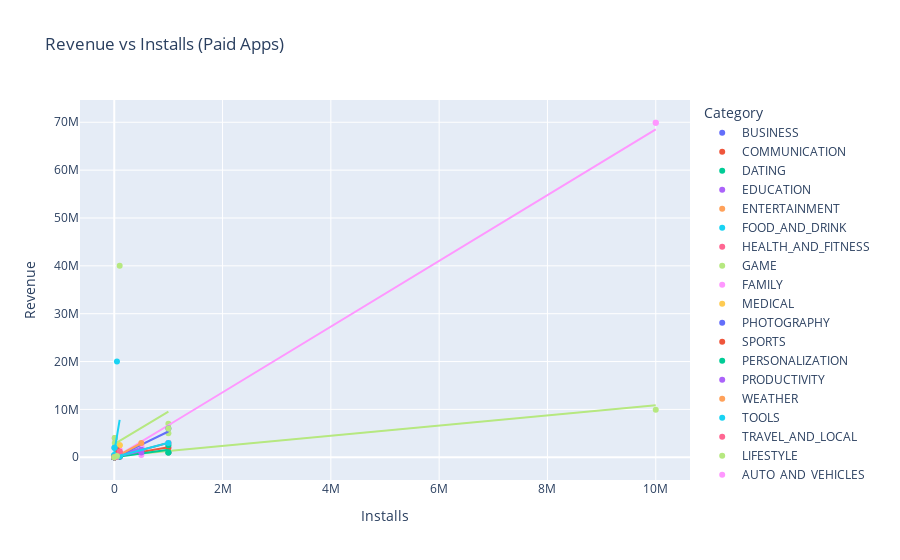

Write notebook code for a chart like this one.
### Code cell
#scatter plot
plt.figure(figsize=(14, 8))
sns.set(style="whitegrid")

fig1 = px.scatter(
    paid_apps ,
    x='Installs',
    y='Revenue',
    color='Category',
    title='Revenue vs Installs (Paid Apps)',
    trendline="ols"
)
fig1.show()
fig1.write_image("images/scatter_plot.png", format="png")

### Figure 1 — Plotly figure (JSON) as saved in the notebook; plotly's stock layout.template omitted (floating-point values rounded to 4 significant figures; data arrays with more than 128 entries replaced by an {"elided": "..."} marker saying what was removed)
{"data": [{"hovertemplate": "Category=BUSINESS<br>Installs=%{x}<br>Revenue=%{y}<extra></extra>", "legendgroup": "BUSINESS", "marker": {"color": "#636efa", "symbol": "circle"}, "mode": "markers", "name": "BUSINESS", "orientation": "v", "showlegend": true, "type": "scatter", "x": [100000, 100000, 500, 1000, 10000, 1000, 50, 10, 100], "xaxis": "x", "y": [499000, 499000, 8995, 3990, 29900.0, 4990, 449.5, 24.9, 1299], "yaxis": "y"}, {"hovertemplate": "<b>OLS trendline</b><br>Revenue = 4.99809 * Installs + -1693.85<br>R<sup>2</sup>=0.998879<br><br>Category=BUSINESS<br>Installs=%{x}<br>Revenue=%{y} <b>(trend)</b><extra></extra>", "legendgroup": "BUSINESS", "marker": {"color": "#636efa", "symbol": "circle"}, "mode": "lines", "name": "BUSINESS", "showlegend": false, "type": "scatter", "x": [10, 50, 100, 500, 1000, 1000, 10000, 100000, 100000], "xaxis": "x", "y": [-1644.0, -1444.0, -1194.0, 805.2, 3304.0, 3304.0, 48290.0, 498100.0, 498100.0], "yaxis": "y"}, {"hovertemplate": "Category=COMMUNICATION<br>Installs=%{x}<br>Revenue=%{y}<extra></extra>", "legendgroup": "COMMUNICATION", "marker": {"color": "#EF553B", "symbol": "circle"}, "mode": "markers", "name": "COMMUNICATION", "orientation": "v", "showlegend": true, "type": "scatter", "x": [100000, 500, 10000, 500, 500, 1000000, 100, 1000, 100, 100, 5000, 100, 100, 10000, 5000, 1000, 100000, 5000, 100000, 10000, 10000, 1000], "xaxis": "x", "y": [399000, 1995, 49900, 495, 2495, 2990000, 149, 990, 149, 149, 24950, 99, 149, 29900.0, 4950, 2490, 290000, 7450, 399000, 29900.0, 9900, 2990], "yaxis": "y"}, {"hovertemplate": "<b>OLS trendline</b><br>Revenue = 2.99834 * Installs + 7698.29<br>R<sup>2</sup>=0.997702<br><br>Category=COMMUNICATION<br>Installs=%{x}<br>Revenue=%{y} <b>(trend)</b><extra></extra>", "legendgroup": "COMMUNICATION", "marker": {"color": "#EF553B", "symbol": "circle"}, "mode": "lines", "name": "COMMUNICATION", "showlegend": false, "type": "scatter", "x": [100, 100, 100, 100, 100, 500, 500, 500, 1000, 1000, 1000, 5000, 5000, 5000, 10000, 10000, 10000, 10000, 100000, 100000, 100000, 1000000], "xaxis": "x", "y": [7998.0, 7998.0, 7998.0, 7998.0, 7998.0, 9197.0, 9197.0, 9197.0, 10700.0, 10700.0, 10700.0, 22690.0, 22690.0, 22690.0, 37680.0, 37680.0, 37680.0, 37680.0, 307500.0, 307500.0, 307500.0, 3006000.0], "yaxis": "y"}, {"hovertemplate": "Category=DATING<br>Installs=%{x}<br>Revenue=%{y}<extra></extra>", "legendgroup": "DATING", "marker": {"color": "#00cc96", "symbol": "circle"}, "mode": "markers", "name": "DATING", "orientation": "v", "showlegend": true, "type": "scatter", "x": [10000, 1000, 100, 10000], "xaxis": "x", "y": [39900, 6990, 799, 39900], "yaxis": "y"}, {"hovertemplate": "<b>OLS trendline</b><br>Revenue = 3.82396 * Installs + 1725.86<br>R<sup>2</sup>=0.997114<br><br>Category=DATING<br>Installs=%{x}<br>Revenue=%{y} <b>(trend)</b><extra></extra>", "legendgroup": "DATING", "marker": {"color": "#00cc96", "symbol": "circle"}, "mode": "lines", "name": "DATING", "showlegend": false, "type": "scatter", "x": [100, 1000, 10000, 10000], "xaxis": "x", "y": [2108.0, 5550.0, 39970.0, 39970.0], "yaxis": "y"}, {"hovertemplate": "Category=EDUCATION<br>Installs=%{x}<br>Revenue=%{y}<extra></extra>", "legendgroup": "EDUCATION", "marker": {"color": "#ab63fa", "symbol": "circle"}, "mode": "markers", "name": "EDUCATION", "orientation": "v", "showlegend": true, "type": "scatter", "x": [1000, 1000, 500000, 100000], "xaxis": "x", "y": [3990, 5990, 1995000, 399000], "yaxis": "y"}, {"hovertemplate": "<b>OLS trendline</b><br>Revenue = 3.98823 * Installs + 765.639<br>R<sup>2</sup>=0.999999<br><br>Category=EDUCATION<br>Installs=%{x}<br>Revenue=%{y} <b>(trend)</b><extra></extra>", "legendgroup": "EDUCATION", "marker": {"color": "#ab63fa", "symbol": "circle"}, "mode": "lines", "name": "EDUCATION", "showlegend": false, "type": "scatter", "x": [1000, 1000, 100000, 500000], "xaxis": "x", "y": [4754.0, 4754.0, 399600.0, 1995000.0], "yaxis": "y"}, {"hovertemplate": "Category=ENTERTAINMENT<br>Installs=%{x}<br>Revenue=%{y}<extra></extra>", "legendgroup": "ENTERTAINMENT", "marker": {"color": "#FFA15A", "symbol": "circle"}, "mode": "markers", "name": "ENTERTAINMENT", "orientation": "v", "showlegend": true, "type": "scatter", "x": [100000, 100000], "xaxis": "x", "y": [499000, 299000], "yaxis": "y"}, {"hovertemplate": "<b>OLS trendline</b><br>Revenue = 3.99<br>R<sup>2</sup>=0.000000<br><br>Category=ENTERTAINMENT<br>Installs=%{x}<br>Revenue=%{y} <b>(trend)</b><extra></extra>", "legendgroup": "ENTERTAINMENT", "marker": {"color": "#FFA15A", "symbol": "circle"}, "mode": "lines", "name": "ENTERTAINMENT", "showlegend": false, "type": "scatter", "x": [100000, 100000], "xaxis": "x", "y": [399000.0, 399000.0], "yaxis": "y"}, {"hovertemplate": "Category=FOOD_AND_DRINK<br>Installs=%{x}<br>Revenue=%{y}<extra></extra>", "legendgroup": "FOOD_AND_DRINK", "marker": {"color": "#19d3f3", "symbol": "circle"}, "mode": "markers", "name": "FOOD_AND_DRINK", "orientation": "v", "showlegend": true, "type": "scatter", "x": [10000, 50000], "xaxis": "x", "y": [34900, 249500], "yaxis": "y"}, {"hovertemplate": "<b>OLS trendline</b><br>Revenue = 5.365 * Installs + -18750<br>R<sup>2</sup>=1.000000<br><br>Category=FOOD_AND_DRINK<br>Installs=%{x}<br>Revenue=%{y} <b>(trend)</b><extra></extra>", "legendgroup": "FOOD_AND_DRINK", "marker": {"color": "#19d3f3", "symbol": "circle"}, "mode": "lines", "name": "FOOD_AND_DRINK", "showlegend": false, "type": "scatter", "x": [10000, 50000], "xaxis": "x", "y": [34900.0, 249500], "yaxis": "y"}, {"hovertemplate": "Category=HEALTH_AND_FITNESS<br>Installs=%{x}<br>Revenue=%{y}<extra></extra>", "legendgroup": "HEALTH_AND_FITNESS", "marker": {"color": "#FF6692", "symbol": "circle"}, "mode": "markers", "name": "HEALTH_AND_FITNESS", "orientation": "v", "showlegend": true, "type": "scatter", "x": [100000, 10000, 100000, 50000, 50000, 50000, 1000, 100000, 1000, 10000, 1000], "xaxis": "x", "y": [299000, 39900, 299000, 99500, 149500, 99500, 1990, 349000, 4990, 69900, 7990], "yaxis": "y"}, {"hovertemplate": "<b>OLS trendline</b><br>Revenue = 3.00428 * Installs + -68.6897<br>R<sup>2</sup>=0.944420<br><br>Category=HEALTH_AND_FITNESS<br>Installs=%{x}<br>Revenue=%{y} <b>(trend)</b><extra></extra>", "legendgroup": "HEALTH_AND_FITNESS", "marker": {"color": "#FF6692", "symbol": "circle"}, "mode": "lines", "name": "HEALTH_AND_FITNESS", "showlegend": false, "type": "scatter", "x": [1000, 1000, 1000, 10000, 10000, 50000, 50000, 50000, 100000, 100000, 100000], "xaxis": "x", "y": [2936.0, 2936.0, 2936.0, 29970.0, 29970.0, 150100.0, 150100.0, 150100.0, 300400.0, 300400.0, 300400.0], "yaxis": "y"}, {"hovertemplate": "Category=GAME<br>Installs=%{x}<br>Revenue=%{y}<extra></extra>", "legendgroup": "GAME", "marker": {"color": "#B6E880", "symbol": "circle"}, "mode": "markers", "name": "GAME", "orientation": "v", "showlegend": true, "type": "scatter", "x": [100000, 100000, 100000, 100000, 100000, 100000, 100000, 100000, 100000, 100, 1000, 10000000, 10000, 1000, 10000, 1000, 1000, 5000, 10000, 50000, 100000, 100000, 10000, 1000, 50000, 1000000, 500000, 1000, 100000, 50000, 10000, 1000, 1000000, 100000, 100000, 100000, 1, 1000, 50000, 10000, 500, 100, 10000, 5000, 1000, 100000, 1000, 10000, 1000000, 100, 10, 50000, 10000, 1000, 100, 100000, 100, 1000000, 100000, 10000, 10000, 50, 1000000, 1000000, 1000000, 1000, 1000, 100000, 5000, 100000, 100000, 100, 100, 100000, 1000000, 1, 10000], "xaxis": "x", "y": [299000, 199000, 499000, 499000, 499000, 599000, 699000, 999000, 499000, 99, 1990, 9900000, 179900.0, 4990, 9900, 990, 2490, 9950, 49900, 99500, 199000, 499000, 49900, 1610, 49500, 990000, 995000, 3990, 99000, 99500, 49900, 990, 2990000, 299000, 299000, 299000, 1.49, 990, 249500, 79900, 2245, 1400, 19900, 34950, 6990, 299000, 3490, 49900, 6990000, 99, 9.9, 249500, 29900.0, 990, 449, 199000, 499, 4990000, 299000, 39900, 29900.0, 99.5, 990000, 990000, 990000, 990, 1990, 299000, 4950, 399000, 299000, 99, 199, 299000, 990000, 0.99, 169900.0], "yaxis": "y"}, {"hovertemplate": "<b>OLS trendline</b><br>Revenue = 1.06219 * Installs + 241239<br>R<sup>2</sup>=0.684850<br><br>Category=GAME<br>Installs=%{x}<br>Revenue=%{y} <b>(trend)</b><extra></extra>", "legendgroup": "GAME", "marker": {"color": "#B6E880", "symbol": "circle"}, "mode": "lines", "name": "GAME", "showlegend": false, "type": "scatter", "x": [1, 1, 10, 50, 100, 100, 100, 100, 100, 100, 100, 500, 1000, 1000, 1000, 1000, 1000, 1000, 1000, 1000, 1000, 1000, 1000, 1000, 1000, 5000, 5000, 5000, 10000, 10000, 10000, 10000, 10000, 10000, 10000, 10000, 10000, 10000, 10000, 10000, 50000, 50000, 50000, 50000, 50000, 100000, 100000, 100000, 100000, 100000, 100000, 100000, 100000, 100000, 100000, 100000, 100000, 100000, 100000, 100000, 100000, 100000, 100000, 100000, 100000, 100000, 100000, 500000, 1000000, 1000000, 1000000, 1000000, 1000000, 1000000, 1000000, 1000000, 10000000], "xaxis": "x", "y": [241200.0, 241200.0, 241200.0, 241300.0, 241300.0, 241300.0, 241300.0, 241300.0, 241300.0, 241300.0, 241300.0, 241800.0, 242300.0, 242300.0, 242300.0, 242300.0, 242300.0, 242300.0, 242300.0, 242300.0, 242300.0, 242300.0, 242300.0, 242300.0, 242300.0, 246500.0, 246500.0, 246500.0, 251900.0, 251900.0, 251900.0, 251900.0, 251900.0, 251900.0, 251900.0, 251900.0, 251900.0, 251900.0, 251900.0, 251900.0, 294300.0, 294300.0, 294300.0, 294300.0, 294300.0, 347500.0, 347500.0, 347500.0, 347500.0, 347500.0, 347500.0, 347500.0, 347500.0, 347500.0, 347500.0, 347500.0, 347500.0, 347500.0, 347500.0, 347500.0, 347500.0, 347500.0, 347500.0, 347500.0, 347500.0, 347500.0, 347500.0, 772300.0, 1303000.0, 1303000.0, 1303000.0, 1303000.0, 1303000.0, 1303000.0, 1303000.0, 1303000.0, 10860000.0], "yaxis": "y"}, {"hovertemplate": "Category=FAMILY<br>Installs=%{x}<br>Revenue=%{y}<extra></extra>", "legendgroup": "FAMILY", "marker": {"color": "#FF97FF", "symbol": "circle"}, "mode": "markers", "name": "FAMILY", "orientation": "v", "showlegend": true, "type": "scatter", "x": {"elided": "158 int values"}, "xaxis": "x", "y": {"elided": "158 float values"}, "yaxis": "y"}, {"hovertemplate": "<b>OLS trendline</b><br>Revenue = 6.87092 * Installs + -180909<br>R<sup>2</sup>=0.981391<br><br>Category=FAMILY<br>Installs=%{x}<br>Revenue=%{y} <b>(trend)</b><extra></extra>", "legendgroup": "FAMILY", "marker": {"color": "#FF97FF", "symbol": "circle"}, "mode": "lines", "name": "FAMILY", "showlegend": false, "type": "scatter", "x": {"elided": "158 int values"}, "xaxis": "x", "y": {"elided": "158 float values"}, "yaxis": "y"}, {"hovertemplate": "Category=MEDICAL<br>Installs=%{x}<br>Revenue=%{y}<extra></extra>", "legendgroup": "MEDICAL", "marker": {"color": "#FECB52", "symbol": "circle"}, "mode": "markers", "name": "MEDICAL", "orientation": "v", "showlegend": true, "type": "scatter", "x": [100000, 10000, 10000, 10000, 10000, 10000, 5000, 5000, 100000, 50000, 1000, 10000, 50000, 1000, 1000, 10000, 1000, 1000, 1000, 100, 5000, 5000, 1000, 10000, 1000, 100, 1000, 500, 5000, 1000, 500, 1000, 5000, 10000, 1000, 10000, 1000, 5000, 10000, 1000, 1000, 100, 50000, 1000, 1000, 5000, 5000, 1000, 10000, 1000, 10000, 1000, 1000, 500, 500, 1000, 5000, 100, 500, 1000, 1000, 100, 500, 100000], "xaxis": "x", "y": [900000, 9900, 54900, 99900, 69900, 100000, 19950, 29950, 2499000, 599500, 79990, 119900, 149500, 16990, 3990, 29900.0, 9990, 3990, 14990, 299, 19950, 14950.0, 29990, 29900.0, 2990, 1299, 4990, 1495, 74950, 5990, 1745, 990, 12450.0, 249900.0, 10990, 19900, 4990, 19950, 29900.0, 7490, 1500, 299, 199500, 1990, 9990, 19950, 19950, 3990, 79900, 9990, 39900, 19990, 29990, 7995, 495, 33990, 4950, 3999, 2995, 5490, 15460, 699, 1995, 2499000], "yaxis": "y"}, {"hovertemplate": "<b>OLS trendline</b><br>Revenue = 17.3908 * Installs + -47861.3<br>R<sup>2</sup>=0.765921<br><br>Category=MEDICAL<br>Installs=%{x}<br>Revenue=%{y} <b>(trend)</b><extra></extra>", "legendgroup": "MEDICAL", "marker": {"color": "#FECB52", "symbol": "circle"}, "mode": "lines", "name": "MEDICAL", "showlegend": false, "type": "scatter", "x": [100, 100, 100, 100, 100, 500, 500, 500, 500, 500, 500, 1000, 1000, 1000, 1000, 1000, 1000, 1000, 1000, 1000, 1000, 1000, 1000, 1000, 1000, 1000, 1000, 1000, 1000, 1000, 1000, 1000, 1000, 1000, 1000, 5000, 5000, 5000, 5000, 5000, 5000, 5000, 5000, 5000, 5000, 10000, 10000, 10000, 10000, 10000, 10000, 10000, 10000, 10000, 10000, 10000, 10000, 10000, 50000, 50000, 50000, 100000, 100000, 100000], "xaxis": "x", "y": [-46120.0, -46120.0, -46120.0, -46120.0, -46120.0, -39170.0, -39170.0, -39170.0, -39170.0, -39170.0, -39170.0, -30470.0, -30470.0, -30470.0, -30470.0, -30470.0, -30470.0, -30470.0, -30470.0, -30470.0, -30470.0, -30470.0, -30470.0, -30470.0, -30470.0, -30470.0, -30470.0, -30470.0, -30470.0, -30470.0, -30470.0, -30470.0, -30470.0, -30470.0, -30470.0, 39090.0, 39090.0, 39090.0, 39090.0, 39090.0, 39090.0, 39090.0, 39090.0, 39090.0, 39090.0, 126000.0, 126000.0, 126000.0, 126000.0, 126000.0, 126000.0, 126000.0, 126000.0, 126000.0, 126000.0, 126000.0, 126000.0, 126000.0, 821700.0, 821700.0, 821700.0, 1691000.0, 1691000.0, 1691000.0], "yaxis": "y"}, {"hovertemplate": "Category=PHOTOGRAPHY<br>Installs=%{x}<br>Revenue=%{y}<extra></extra>", "legendgroup": "PHOTOGRAPHY", "marker": {"color": "#636efa", "symbol": "circle"}, "mode": "markers", "name": "PHOTOGRAPHY", "orientation": "v", "showlegend": true, "type": "scatter", "x": [1000000, 100000, 100000, 10000, 500, 1000, 1000, 1000, 5000, 50000, 100000, 100000, 10, 500000, 10000, 10], "xaxis": "x", "y": [5990000, 299000, 395000, 49900, 745, 9990, 19990, 2990, 14950.0, 99500, 395000, 149000, 34.9, 1495000, 19900, 49.9], "yaxis": "y"}, {"hovertemplate": "<b>OLS trendline</b><br>Revenue = 5.49721 * Installs + -120955<br>R<sup>2</sup>=0.943855<br><br>Category=PHOTOGRAPHY<br>Installs=%{x}<br>Revenue=%{y} <b>(trend)</b><extra></extra>", "legendgroup": "PHOTOGRAPHY", "marker": {"color": "#636efa", "symbol": "circle"}, "mode": "lines", "name": "PHOTOGRAPHY", "showlegend": false, "type": "scatter", "x": [10, 10, 500, 1000, 1000, 1000, 5000, 10000, 10000, 50000, 100000, 100000, 100000, 100000, 500000, 1000000], "xaxis": "x", "y": [-120900.0, -120900.0, -118200.0, -115500.0, -115500.0, -115500.0, -93470.0, -65980.0, -65980.0, 153900.0, 428800.0, 428800.0, 428800.0, 428800.0, 2628000.0, 5376000.0], "yaxis": "y"}, {"hovertemplate": "Category=SPORTS<br>Installs=%{x}<br>Revenue=%{y}<extra></extra>", "legendgroup": "SPORTS", "marker": {"color": "#EF553B", "symbol": "circle"}, "mode": "markers", "name": "SPORTS", "orientation": "v", "showlegend": true, "type": "scatter", "x": [50000, 100, 100, 50000, 1000000, 5000, 1000, 1000, 1000, 1000, 1000, 100, 10000, 1000, 5000, 5000, 500, 1000, 1000, 5000, 5000, 100000], "xaxis": "x", "y": [1499500, 388, 302, 199500, 1990000, 14950.0, 4490, 3990, 2990, 990, 990, 349, 49900, 2990, 9950, 5000, 1495, 2490, 1990, 4950, 9950, 899000], "yaxis": "y"}, {"hovertemplate": "<b>OLS trendline</b><br>Revenue = 2.01026 * Installs + 100263<br>R<sup>2</sup>=0.630862<br><br>Category=SPORTS<br>Installs=%{x}<br>Revenue=%{y} <b>(trend)</b><extra></extra>", "legendgroup": "SPORTS", "marker": {"color": "#EF553B", "symbol": "circle"}, "mode": "lines", "name": "SPORTS", "showlegend": false, "type": "scatter", "x": [100, 100, 100, 500, 1000, 1000, 1000, 1000, 1000, 1000, 1000, 1000, 5000, 5000, 5000, 5000, 5000, 10000, 50000, 50000, 100000, 1000000], "xaxis": "x", "y": [100500.0, 100500.0, 100500.0, 101300.0, 102300.0, 102300.0, 102300.0, 102300.0, 102300.0, 102300.0, 102300.0, 102300.0, 110300.0, 110300.0, 110300.0, 110300.0, 110300.0, 120400.0, 200800.0, 200800.0, 301300.0, 2111000.0], "yaxis": "y"}, {"hovertemplate": "Category=PERSONALIZATION<br>Installs=%{x}<br>Revenue=%{y}<extra></extra>", "legendgroup": "PERSONALIZATION", "marker": {"color": "#00cc96", "symbol": "circle"}, "mode": "markers", "name": "PERSONALIZATION", "orientation": "v", "showlegend": true, "type": "scatter", "x": [1000000, 1000000, 10000, 10000, 100000, 5000, 1000, 10000, 10000, 100000, 1000, 5000, 500, 500, 100000, 1000, 10000, 5000, 100, 100, 1000, 100, 500, 100, 100, 100, 100, 5000, 100, 1000, 1000, 10000, 10000, 10000, 1000, 100, 50, 10, 50, 500, 10000, 100000, 500, 1000, 1000000, 1000, 1000, 1000, 1000, 1000, 10, 100000, 10000, 100, 100, 10000, 50000, 100, 50, 1000, 10000, 500000, 50000, 500, 50, 100], "xaxis": "x", "y": [2490000, 990000, 9900, 99900, 449000, 9950, 1700, 29900.0, 9900, 99000, 1700, 4950, 745, 745, 299000, 2490, 9900, 34950, 199, 99, 1490, 99, 745, 149, 149, 149, 99, 7450, 99, 4990, 1990, 19900, 9900, 9900, 1490, 99, 49.5, 9.9, 49.5, 745, 9900, 199000, 1000, 990, 990000, 990, 4990, 990, 990, 990, 9.9, 499000, 19900, 99, 249.0, 19900, 124500.0, 149, 49.5, 3990, 9900, 1245000, 49500, 495, 49.5, 99], "yaxis": "y"}, {"hovertemplate": "<b>OLS trendline</b><br>Revenue = 1.56891 * Installs + 16743.7<br>R<sup>2</sup>=0.792711<br><br>Category=PERSONALIZATION<br>Installs=%{x}<br>Revenue=%{y} <b>(trend)</b><extra></extra>", "legendgroup": "PERSONALIZATION", "marker": {"color": "#00cc96", "symbol": "circle"}, "mode": "lines", "name": "PERSONALIZATION", "showlegend": false, "type": "scatter", "x": [10, 10, 50, 50, 50, 50, 100, 100, 100, 100, 100, 100, 100, 100, 100, 100, 100, 100, 100, 500, 500, 500, 500, 500, 500, 1000, 1000, 1000, 1000, 1000, 1000, 1000, 1000, 1000, 1000, 1000, 1000, 1000, 1000, 5000, 5000, 5000, 5000, 10000, 10000, 10000, 10000, 10000, 10000, 10000, 10000, 10000, 10000, 10000, 10000, 50000, 50000, 100000, 100000, 100000, 100000, 100000, 500000, 1000000, 1000000, 1000000], "xaxis": "x", "y": [16760.0, 16760.0, 16820.0, 16820.0, 16820.0, 16820.0, 16900.0, 16900.0, 16900.0, 16900.0, 16900.0, 16900.0, 16900.0, 16900.0, 16900.0, 16900.0, 16900.0, 16900.0, 16900.0, 17530.0, 17530.0, 17530.0, 17530.0, 17530.0, 17530.0, 18310.0, 18310.0, 18310.0, 18310.0, 18310.0, 18310.0, 18310.0, 18310.0, 18310.0, 18310.0, 18310.0, 18310.0, 18310.0, 18310.0, 24590.0, 24590.0, 24590.0, 24590.0, 32430.0, 32430.0, 32430.0, 32430.0, 32430.0, 32430.0, 32430.0, 32430.0, 32430.0, 32430.0, 32430.0, 32430.0, 95190.0, 95190.0, 173600.0, 173600.0, 173600.0, 173600.0, 173600.0, 801200.0, 1586000.0, 1586000.0, 1586000.0], "yaxis": "y"}, {"hovertemplate": "Category=PRODUCTIVITY<br>Installs=%{x}<br>Revenue=%{y}<extra></extra>", "legendgroup": "PRODUCTIVITY", "marker": {"color": "#ab63fa", "symbol": "circle"}, "mode": "markers", "name": "PRODUCTIVITY", "orientation": "v", "showlegend": true, "type": "scatter", "x": [100000, 100, 1000, 100, 1000, 1000, 100000, 100000, 100, 500000, 5000, 500, 10, 1000, 50000, 500000, 50000, 1000], "xaxis": "x", "y": [599000, 299, 2990, 649, 1290, 990, 499000, 449000, 499, 995000, 19950, 4495, 9.9, 4290, 74500, 1495000, 149500, 7990], "yaxis": "y"}, {"hovertemplate": "<b>OLS trendline</b><br>Revenue = 2.52947 * Installs + 40880.2<br>R<sup>2</sup>=0.895250<br><br>Category=PRODUCTIVITY<br>Installs=%{x}<br>Revenue=%{y} <b>(trend)</b><extra></extra>", "legendgroup": "PRODUCTIVITY", "marker": {"color": "#ab63fa", "symbol": "circle"}, "mode": "lines", "name": "PRODUCTIVITY", "showlegend": false, "type": "scatter", "x": [10, 100, 100, 100, 500, 1000, 1000, 1000, 1000, 1000, 5000, 50000, 50000, 100000, 100000, 100000, 500000, 500000], "xaxis": "x", "y": [40910.0, 41130.0, 41130.0, 41130.0, 42140.0, 43410.0, 43410.0, 43410.0, 43410.0, 43410.0, 53530.0, 167400.0, 167400.0, 293800.0, 293800.0, 293800.0, 1306000.0, 1306000.0], "yaxis": "y"}, {"hovertemplate": "Category=WEATHER<br>Installs=%{x}<br>Revenue=%{y}<extra></extra>", "legendgroup": "WEATHER", "marker": {"color": "#FFA15A", "symbol": "circle"}, "mode": "markers", "name": "WEATHER", "orientation": "v", "showlegend": true, "type": "scatter", "x": [100000, 500000, 500, 10000, 100000, 100000, 1000], "xaxis": "x", "y": [449000, 2995000, 995, 29900.0, 299000, 399000, 6990], "yaxis": "y"}, {"hovertemplate": "<b>OLS trendline</b><br>Revenue = 6.06336 * Installs + -105791<br>R<sup>2</sup>=0.987560<br><br>Category=WEATHER<br>Installs=%{x}<br>Revenue=%{y} <b>(trend)</b><extra></extra>", "legendgroup": "WEATHER", "marker": {"color": "#FFA15A", "symbol": "circle"}, "mode": "lines", "name": "WEATHER", "showlegend": false, "type": "scatter", "x": [500, 1000, 10000, 100000, 100000, 100000, 500000], "xaxis": "x", "y": [-102800.0, -99730.0, -45160.0, 500500.0, 500500.0, 500500.0, 2926000.0], "yaxis": "y"}, {"hovertemplate": "Category=TOOLS<br>Installs=%{x}<br>Revenue=%{y}<extra></extra>", "legendgroup": "TOOLS", "marker": {"color": "#19d3f3", "symbol": "circle"}, "mode": "markers", "name": "TOOLS", "orientation": "v", "showlegend": true, "type": "scatter", "x": [100, 5000, 1000, 5000, 100, 10000, 50, 10000, 5000, 1000, 10000, 10000, 10000, 10000, 10000, 10, 100, 10, 1000, 1000, 5000, 100000, 10000, 100, 500, 500, 1000, 10000, 10000, 1000, 100, 500, 500, 1000, 100000, 10000, 50000, 500, 1000, 50, 100, 1000, 50000, 10000, 10000, 1000, 1000, 500, 10000, 10000, 100000, 1000000, 5000, 1000, 5000, 5000, 5000, 5000, 100, 10000, 1000, 5000, 100000], "xaxis": "x", "y": [199, 24950, 1490, 74950, 599, 9900, 88, 29900.0, 4950, 3990, 19900, 25000, 19900, 29900.0, 29900.0, 9.9, 499, 29.9, 2490, 1990, 4950, 249000.0, 19900, 399, 1995, 1995, 990, 25900, 29900.0, 990, 99, 495, 495, 1490, 399000, 39000, 149500, 495, 5990, 149.5, 399, 4990, 149500, 32800, 49900, 990, 14990, 995, 29500, 19700, 449000, 2990000, 24950, 4990, 24950, 24950, 24950, 24950, 149, 19900, 2990, 5000, 349000], "yaxis": "y"}, {"hovertemplate": "<b>OLS trendline</b><br>Revenue = 3.00678 * Installs + 4297.61<br>R<sup>2</sup>=0.995383<br><br>Category=TOOLS<br>Installs=%{x}<br>Revenue=%{y} <b>(trend)</b><extra></extra>", "legendgroup": "TOOLS", "marker": {"color": "#19d3f3", "symbol": "circle"}, "mode": "lines", "name": "TOOLS", "showlegend": false, "type": "scatter", "x": [10, 10, 50, 50, 100, 100, 100, 100, 100, 100, 100, 500, 500, 500, 500, 500, 500, 1000, 1000, 1000, 1000, 1000, 1000, 1000, 1000, 1000, 1000, 1000, 1000, 1000, 5000, 5000, 5000, 5000, 5000, 5000, 5000, 5000, 5000, 5000, 10000, 10000, 10000, 10000, 10000, 10000, 10000, 10000, 10000, 10000, 10000, 10000, 10000, 10000, 10000, 10000, 50000, 50000, 100000, 100000, 100000, 100000, 1000000], "xaxis": "x", "y": [4328.0, 4328.0, 4448.0, 4448.0, 4598.0, 4598.0, 4598.0, 4598.0, 4598.0, 4598.0, 4598.0, 5801.0, 5801.0, 5801.0, 5801.0, 5801.0, 5801.0, 7304.0, 7304.0, 7304.0, 7304.0, 7304.0, 7304.0, 7304.0, 7304.0, 7304.0, 7304.0, 7304.0, 7304.0, 7304.0, 19330.0, 19330.0, 19330.0, 19330.0, 19330.0, 19330.0, 19330.0, 19330.0, 19330.0, 19330.0, 34370.0, 34370.0, 34370.0, 34370.0, 34370.0, 34370.0, 34370.0, 34370.0, 34370.0, 34370.0, 34370.0, 34370.0, 34370.0, 34370.0, 34370.0, 34370.0, 154600.0, 154600.0, 305000.0, 305000.0, 305000.0, 305000.0, 3011000.0], "yaxis": "y"}, {"hovertemplate": "Category=TRAVEL_AND_LOCAL<br>Installs=%{x}<br>Revenue=%{y}<extra></extra>", "legendgroup": "TRAVEL_AND_LOCAL", "marker": {"color": "#FF6692", "symbol": "circle"}, "mode": "markers", "name": "TRAVEL_AND_LOCAL", "orientation": "v", "showlegend": true, "type": "scatter", "x": [100000, 1000, 5000, 50000, 5000, 1000, 10000, 10000], "xaxis": "x", "y": [899000, 8490, 19950, 124500.0, 14950.0, 2560, 59900, 19900], "yaxis": "y"}, {"hovertemplate": "<b>OLS trendline</b><br>Revenue = 8.24051 * Installs + -43815.2<br>R<sup>2</sup>=0.881625<br><br>Category=TRAVEL_AND_LOCAL<br>Installs=%{x}<br>Revenue=%{y} <b>(trend)</b><extra></extra>", "legendgroup": "TRAVEL_AND_LOCAL", "marker": {"color": "#FF6692", "symbol": "circle"}, "mode": "lines", "name": "TRAVEL_AND_LOCAL", "showlegend": false, "type": "scatter", "x": [1000, 1000, 5000, 5000, 10000, 10000, 50000, 100000], "xaxis": "x", "y": [-35570.0, -35570.0, -2613.0, -2613.0, 38590.0, 38590.0, 368200.0, 780200.0], "yaxis": "y"}, {"hovertemplate": "Category=LIFESTYLE<br>Installs=%{x}<br>Revenue=%{y}<extra></extra>", "legendgroup": "LIFESTYLE", "marker": {"color": "#B6E880", "symbol": "circle"}, "mode": "markers", "name": "LIFESTYLE", "orientation": "v", "showlegend": true, "type": "scatter", "x": [5000, 5000, 10000, 10000, 5000, 10000, 100000, 10000, 1000, 1000, 5000, 1000000, 1000, 5000, 100, 10000, 10, 1000], "xaxis": "x", "y": [4950, 9950, 3999900, 4000000, 19950, 24900.0, 39999000, 2999900, 379990, 37990, 12450.0, 5990000, 4990, 14950.0, 99, 79900, 30.4, 4990], "yaxis": "y"}, {"hovertemplate": "<b>OLS trendline</b><br>Revenue = 6.78129 * Installs + 2.75489e+06<br>R<sup>2</sup>=0.028754<br><br>Category=LIFESTYLE<br>Installs=%{x}<br>Revenue=%{y} <b>(trend)</b><extra></extra>", "legendgroup": "LIFESTYLE", "marker": {"color": "#B6E880", "symbol": "circle"}, "mode": "lines", "name": "LIFESTYLE", "showlegend": false, "type": "scatter", "x": [10, 100, 1000, 1000, 1000, 1000, 5000, 5000, 5000, 5000, 5000, 10000, 10000, 10000, 10000, 10000, 100000, 1000000], "xaxis": "x", "y": [2755000.0, 2756000.0, 2762000.0, 2762000.0, 2762000.0, 2762000.0, 2789000.0, 2789000.0, 2789000.0, 2789000.0, 2789000.0, 2823000.0, 2823000.0, 2823000.0, 2823000.0, 2823000.0, 3433000.0, 9536000.0], "yaxis": "y"}, {"hovertemplate": "Category=AUTO_AND_VEHICLES<br>Installs=%{x}<br>Revenue=%{y}<extra></extra>", "legendgroup": "AUTO_AND_VEHICLES", "marker": {"color": "#FF97FF", "symbol": "circle"}, "mode": "markers", "name": "AUTO_AND_VEHICLES", "orientation": "v", "showlegend": true, "type": "scatter", "x": [50000], "xaxis": "x", "y": [99500], "yaxis": "y"}, {"hovertemplate": "Category=AUTO_AND_VEHICLES<extra></extra>", "legendgroup": "AUTO_AND_VEHICLES", "marker": {"color": "#FF97FF", "symbol": "circle"}, "mode": "lines", "name": "AUTO_AND_VEHICLES", "showlegend": false, "type": "scatter", "xaxis": "x", "yaxis": "y"}, {"hovertemplate": "Category=NEWS_AND_MAGAZINES<br>Installs=%{x}<br>Revenue=%{y}<extra></extra>", "legendgroup": "NEWS_AND_MAGAZINES", "marker": {"color": "#FECB52", "symbol": "circle"}, "mode": "markers", "name": "NEWS_AND_MAGAZINES", "orientation": "v", "showlegend": true, "type": "scatter", "x": [5000, 500], "xaxis": "x", "y": [4950, 1495], "yaxis": "y"}, {"hovertemplate": "<b>OLS trendline</b><br>Revenue = 0.767778 * Installs + 1111.11<br>R<sup>2</sup>=1.000000<br><br>Category=NEWS_AND_MAGAZINES<br>Installs=%{x}<br>Revenue=%{y} <b>(trend)</b><extra></extra>", "legendgroup": "NEWS_AND_MAGAZINES", "marker": {"color": "#FECB52", "symbol": "circle"}, "mode": "lines", "name": "NEWS_AND_MAGAZINES", "showlegend": false, "type": "scatter", "x": [500, 5000], "xaxis": "x", "y": [1495.0, 4950.0], "yaxis": "y"}, {"hovertemplate": "Category=SHOPPING<br>Installs=%{x}<br>Revenue=%{y}<extra></extra>", "legendgroup": "SHOPPING", "marker": {"color": "#636efa", "symbol": "circle"}, "mode": "markers", "name": "SHOPPING", "orientation": "v", "showlegend": true, "type": "scatter", "x": [100, 10000], "xaxis": "x", "y": [249.0, 29900.0], "yaxis": "y"}, {"hovertemplate": "<b>OLS trendline</b><br>Revenue = 2.99505 * Installs + -50.5051<br>R<sup>2</sup>=1.000000<br><br>Category=SHOPPING<br>Installs=%{x}<br>Revenue=%{y} <b>(trend)</b><extra></extra>", "legendgroup": "SHOPPING", "marker": {"color": "#636efa", "symbol": "circle"}, "mode": "lines", "name": "SHOPPING", "showlegend": false, "type": "scatter", "x": [100, 10000], "xaxis": "x", "y": [249.0, 29900.0], "yaxis": "y"}, {"hovertemplate": "Category=BOOKS_AND_REFERENCE<br>Installs=%{x}<br>Revenue=%{y}<extra></extra>", "legendgroup": "BOOKS_AND_REFERENCE", "marker": {"color": "#EF553B", "symbol": "circle"}, "mode": "markers", "name": "BOOKS_AND_REFERENCE", "orientation": "v", "showlegend": true, "type": "scatter", "x": [5000, 100, 10000, 50, 1000, 500, 1000, 5000], "xaxis": "x", "y": [14950.0, 399, 44900, 87.5, 3080, 495, 1990, 23000], "yaxis": "y"}, {"hovertemplate": "<b>OLS trendline</b><br>Revenue = 4.45238 * Installs + -1493.12<br>R<sup>2</sup>=0.973652<br><br>Category=BOOKS_AND_REFERENCE<br>Installs=%{x}<br>Revenue=%{y} <b>(trend)</b><extra></extra>", "legendgroup": "BOOKS_AND_REFERENCE", "marker": {"color": "#EF553B", "symbol": "circle"}, "mode": "lines", "name": "BOOKS_AND_REFERENCE", "showlegend": false, "type": "scatter", "x": [50, 100, 500, 1000, 1000, 5000, 5000, 10000], "xaxis": "x", "y": [-1271.0, -1048.0, 733.1, 2959.0, 2959.0, 20770.0, 20770.0, 43030.0], "yaxis": "y"}, {"hovertemplate": "Category=SOCIAL<br>Installs=%{x}<br>Revenue=%{y}<extra></extra>", "legendgroup": "SOCIAL", "marker": {"color": "#00cc96", "symbol": "circle"}, "mode": "markers", "name": "SOCIAL", "orientation": "v", "showlegend": true, "type": "scatter", "x": [1000, 5000], "xaxis": "x", "y": [990, 4950], "yaxis": "y"}, {"hovertemplate": "<b>OLS trendline</b><br>Revenue = 0.99 * Installs + -4.54747e-13<br>R<sup>2</sup>=1.000000<br><br>Category=SOCIAL<br>Installs=%{x}<br>Revenue=%{y} <b>(trend)</b><extra></extra>", "legendgroup": "SOCIAL", "marker": {"color": "#00cc96", "symbol": "circle"}, "mode": "lines", "name": "SOCIAL", "showlegend": false, "type": "scatter", "x": [1000, 5000], "xaxis": "x", "y": [990.0, 4950], "yaxis": "y"}, {"hovertemplate": "Category=ART_AND_DESIGN<br>Installs=%{x}<br>Revenue=%{y}<extra></extra>", "legendgroup": "ART_AND_DESIGN", "marker": {"color": "#ab63fa", "symbol": "circle"}, "mode": "markers", "name": "ART_AND_DESIGN", "orientation": "v", "showlegend": true, "type": "scatter", "x": [5000, 10000, 1000], "xaxis": "x", "y": [9950, 19900, 1990], "yaxis": "y"}, {"hovertemplate": "<b>OLS trendline</b><br>Revenue = 1.99 * Installs + -2.72848e-12<br>R<sup>2</sup>=1.000000<br><br>Category=ART_AND_DESIGN<br>Installs=%{x}<br>Revenue=%{y} <b>(trend)</b><extra></extra>", "legendgroup": "ART_AND_DESIGN", "marker": {"color": "#ab63fa", "symbol": "circle"}, "mode": "lines", "name": "ART_AND_DESIGN", "showlegend": false, "type": "scatter", "x": [1000, 5000, 10000], "xaxis": "x", "y": [1990.0, 9950, 19900.0], "yaxis": "y"}, {"hovertemplate": "Category=VIDEO_PLAYERS<br>Installs=%{x}<br>Revenue=%{y}<extra></extra>", "legendgroup": "VIDEO_PLAYERS", "marker": {"color": "#FFA15A", "symbol": "circle"}, "mode": "markers", "name": "VIDEO_PLAYERS", "orientation": "v", "showlegend": true, "type": "scatter", "x": [10000, 10000, 50000, 1000], "xaxis": "x", "y": [14900, 19900, 299500, 990], "yaxis": "y"}, {"hovertemplate": "<b>OLS trendline</b><br>Revenue = 6.50536 * Installs + -31647.6<br>R<sup>2</sup>=0.980031<br><br>Category=VIDEO_PLAYERS<br>Installs=%{x}<br>Revenue=%{y} <b>(trend)</b><extra></extra>", "legendgroup": "VIDEO_PLAYERS", "marker": {"color": "#FFA15A", "symbol": "circle"}, "mode": "lines", "name": "VIDEO_PLAYERS", "showlegend": false, "type": "scatter", "x": [1000, 10000, 10000, 50000], "xaxis": "x", "y": [-25140.0, 33410.0, 33410.0, 293600.0], "yaxis": "y"}, {"hovertemplate": "Category=FINANCE<br>Installs=%{x}<br>Revenue=%{y}<extra></extra>", "legendgroup": "FINANCE", "marker": {"color": "#19d3f3", "symbol": "circle"}, "mode": "markers", "name": "FINANCE", "orientation": "v", "showlegend": true, "type": "scatter", "x": [50000, 1000, 5000, 10000, 1000, 5000, 1000, 1000, 500, 1000, 100000, 100, 10000], "xaxis": "x", "y": [19999500, 399990, 1999950, 189900.0, 399990, 1999950, 399990, 3990, 1995, 1990, 299000, 499, 29900.0], "yaxis": "y"}, {"hovertemplate": "<b>OLS trendline</b><br>Revenue = 67.8823 * Installs + 1.00982e+06<br>R<sup>2</sup>=0.130191<br><br>Category=FINANCE<br>Installs=%{x}<br>Revenue=%{y} <b>(trend)</b><extra></extra>", "legendgroup": "FINANCE", "marker": {"color": "#19d3f3", "symbol": "circle"}, "mode": "lines", "name": "FINANCE", "showlegend": false, "type": "scatter", "x": [100, 500, 1000, 1000, 1000, 1000, 1000, 5000, 5000, 10000, 10000, 50000, 100000], "xaxis": "x", "y": [1017000.0, 1044000.0, 1078000.0, 1078000.0, 1078000.0, 1078000.0, 1078000.0, 1349000.0, 1349000.0, 1689000.0, 1689000.0, 4404000.0, 7798000.0], "yaxis": "y"}, {"hovertemplate": "Category=MAPS_AND_NAVIGATION<br>Installs=%{x}<br>Revenue=%{y}<extra></extra>", "legendgroup": "MAPS_AND_NAVIGATION", "marker": {"color": "#FF6692", "symbol": "circle"}, "mode": "markers", "name": "MAPS_AND_NAVIGATION", "orientation": "v", "showlegend": true, "type": "scatter", "x": [10000, 100000, 1000, 10000, 100], "xaxis": "x", "y": [9900, 1199000, 990, 29900.0, 999], "yaxis": "y"}, {"hovertemplate": "<b>OLS trendline</b><br>Revenue = 12.4171 * Installs + -52584.7<br>R<sup>2</sup>=0.991090<br><br>Category=MAPS_AND_NAVIGATION<br>Installs=%{x}<br>Revenue=%{y} <b>(trend)</b><extra></extra>", "legendgroup": "MAPS_AND_NAVIGATION", "marker": {"color": "#FF6692", "symbol": "circle"}, "mode": "lines", "name": "MAPS_AND_NAVIGATION", "showlegend": false, "type": "scatter", "x": [100, 1000, 10000, 10000, 100000], "xaxis": "x", "y": [-51340.0, -40170.0, 71590.0, 71590.0, 1189000.0], "yaxis": "y"}, {"hovertemplate": "Category=PARENTING<br>Installs=%{x}<br>Revenue=%{y}<extra></extra>", "legendgroup": "PARENTING", "marker": {"color": "#B6E880", "symbol": "circle"}, "mode": "markers", "name": "PARENTING", "orientation": "v", "showlegend": true, "type": "scatter", "x": [50000, 100], "xaxis": "x", "y": [249500, 459], "yaxis": "y"}, {"hovertemplate": "<b>OLS trendline</b><br>Revenue = 4.9908 * Installs + -40.0802<br>R<sup>2</sup>=1.000000<br><br>Category=PARENTING<br>Installs=%{x}<br>Revenue=%{y} <b>(trend)</b><extra></extra>", "legendgroup": "PARENTING", "marker": {"color": "#B6E880", "symbol": "circle"}, "mode": "lines", "name": "PARENTING", "showlegend": false, "type": "scatter", "x": [100, 50000], "xaxis": "x", "y": [459.0, 249500.0], "yaxis": "y"}], "layout": {"autosize": true, "legend": {"title": {"text": "Category"}, "tracegroupgap": 0}, "title": {"text": "Revenue vs Installs (Paid Apps)"}, "xaxis": {"anchor": "y", "autorange": true, "domain": [0, 1], "range": [-614900.0, 10610000.0], "title": {"text": "Installs"}, "type": "linear"}, "yaxis": {"anchor": "x", "autorange": true, "domain": [0, 1], "range": [-5768000.0, 75670000.0], "title": {"text": "Revenue"}, "type": "linear"}}}
